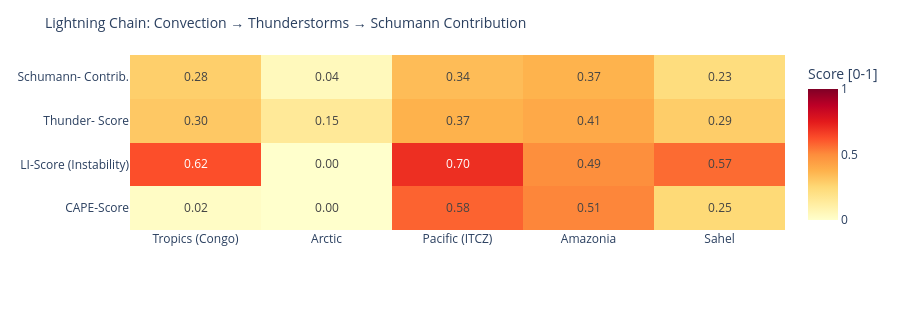

The code cell stored with this chart in its notebook:
### Code cell
# ============================================================
# LIGHTNING CHAIN: Convection → Thunderstorms → Schumann
# Shows the causal chain per measurement point as heatmap
# ============================================================

def cape_score(v):
    """CAPE → normalized score [0,1]"""
    if v is None or pd.isna(v): return 0.0
    return min(1.0, float(v) / 3000)

def li_score(v):
    """Lifted Index: negative = unstable → score [0,1]"""
    if v is None or pd.isna(v): return 0.3
    return min(1.0, max(0.0, (-float(v) + 6) / 12))

def cloud_score(v):
    if v is None or pd.isna(v): return 0.3
    return float(v) / 100

def thunder_score(row):
    """Kombinierter Gewitterwahrscheinlichkeits-Score
    CAPE + LI + Bedeckung + WMO-Gewitter + konvektiver Niederschlag (showers)
    Hinweis: X-Ray und Kp sind kein Bestandteil – nur geomagn./solarer Kontext.
    """
    cs = cape_score(row.get('cape'))
    ls = li_score(row.get('li'))
    cl = cloud_score(row.get('cloud'))
    t  = 1.0 if row.get('thunderstorm') else 0.0
    # Convective precipitation (showers) as additional indicator
    sh = min(1.0, (row.get('showers') or 0) / 5.0)
    return round(cs * 0.30 + ls * 0.25 + cl * 0.15 + t * 0.20 + sh * 0.10, 3)

def schumann_contribution(t_score, lat):
    """Schumann contribution: higher in tropics (±30°), scaled by thunderstorm score"""
    lat_weight = max(0.3, 1.0 - abs(lat) / 60)
    return round(t_score * lat_weight, 3)

df_atm['cape_score']   = df_atm.apply(lambda r: cape_score(r['cape']), axis=1)
df_atm['li_score']     = df_atm.apply(lambda r: li_score(r['li']),    axis=1)
df_atm['thunder_score']= df_atm.apply(lambda r: thunder_score(r.to_dict()), axis=1)
df_atm['schumann_contribution'] = df_atm.apply(
    lambda r: schumann_contribution(r['thunder_score'], r['lat']), axis=1)

metrics = ['cape_score', 'li_score', 'thunder_score', 'schumann_contribution']
labels  = ['CAPE-Score', 'LI-Score\n(Instability)', 'Thunder-\nScore', 'Schumann-\nContrib.']
z_data  = [df_atm[m].tolist() for m in metrics]

fig = go.Figure(go.Heatmap(
    z=z_data,
    x=df_atm['point'].tolist(),
    y=labels,
    colorscale='YlOrRd',
    zmin=0, zmax=1,
    text=[[f'{v:.2f}' for v in row] for row in z_data],
    texttemplate='%{text}', textfont=dict(size=12),
    colorbar=dict(title='Score [0-1]')
))
fig.update_layout(
    title=dict(text='Lightning Chain: Convection → Thunderstorms → Schumann Contribution', font=dict(size=14)),
    height=310,
    plot_bgcolor='rgba(0,0,0,0)', paper_bgcolor='rgba(0,0,0,0)',
    margin=dict(l=130, r=80, t=55, b=80)
)
fig.show()

### Figure 1 — Plotly figure (JSON) as saved in the notebook; plotly's stock layout.template omitted (floating-point values rounded to 4 significant figures)
{"data": [{"colorbar": {"title": {"text": "Score [0-1]"}}, "colorscale": [[0.0, "rgb(255,255,204)"], [0.125, "rgb(255,237,160)"], [0.25, "rgb(254,217,118)"], [0.375, "rgb(254,178,76)"], [0.5, "rgb(253,141,60)"], [0.625, "rgb(252,78,42)"], [0.75, "rgb(227,26,28)"], [0.875, "rgb(189,0,38)"], [1.0, "rgb(128,0,38)"]], "text": [["0.02", "0.00", "0.58", "0.51", "0.25"], ["0.62", "0.00", "0.70", "0.49", "0.57"], ["0.30", "0.15", "0.37", "0.41", "0.29"], ["0.28", "0.04", "0.34", "0.37", "0.23"]], "textfont": {"size": 12}, "texttemplate": "%{text}", "type": "heatmap", "x": ["Tropics (Congo)", "Arctic", "Pacific (ITCZ)", "Amazonia", "Sahel"], "y": ["CAPE-Score", "LI-Score\n(Instability)", "Thunder-\nScore", "Schumann-\nContrib."], "z": [[0.02, 0.0, 0.5833, 0.5133, 0.2467], [0.625, 0.0, 0.7, 0.4917, 0.5667], [0.303, 0.15, 0.374, 0.407, 0.289], [0.283, 0.045, 0.343, 0.373, 0.226]], "zmax": 1, "zmin": 0}], "layout": {"height": 310, "margin": {"b": 80, "l": 130, "r": 80, "t": 55}, "paper_bgcolor": "rgba(0,0,0,0)", "plot_bgcolor": "rgba(0,0,0,0)", "title": {"font": {"size": 14}, "text": "Lightning Chain: Convection → Thunderstorms → Schumann Contribution"}}}
